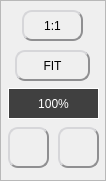
   <widget class="QFrame" name="frame_zoom">
    <property name="geometry">
     <rect>
      <x>1253</x>
      <y>540</y>
      <width>106</width>
      <height>181</height>
     </rect>
    </property>
    <property name="frameShape">
     <enum>QFrame::StyledPanel</enum>
    </property>
    <property name="frameShadow">
     <enum>QFrame::Raised</enum>
    </property>
    <widget class="QPushButton" name="pushButton_zoom_plus">
     <property name="geometry">
      <rect>
       <x>58</x>
       <y>127</y>
       <width>41</width>
       <height>41</height>
      </rect>
     </property>
     <property name="cursor">
      <cursorShape>PointingHandCursor</cursorShape>
     </property>
     <property name="focusPolicy">
      <enum>Qt::NoFocus</enum>
     </property>
     <property name="toolTip">
      <string>Zoom in</string>
     </property>
     <property name="styleSheet">
      <string notr="true">QPushButton {
	background: qlineargradient(x1: 0, y1: 0, x2: 0, y2: 1,
                                      stop: 0 #FFFFFF, stop: 1 #E0E0E0);
	border-radius: 10px;
	border: 2px outset #8f8f91;
	color rgb(0,0,0);
}
QPushButton:pressed {
	border: 2px inset #8f8f91;
}
QToolTip {
    border:2px solid black;
	padding:5px;
	background-color:rgb(64,64,64);
	color:white;
	font-size: 14px;
}</string>
     </property>
     <property name="text">
      <string/>
     </property>
     <property name="icon">
      <iconset>
       <normalon>:/icons/zoom-plus.png</normalon>
      </iconset>
     </property>
     <property name="iconSize">
      <size>
       <width>32</width>
       <height>32</height>
      </size>
     </property>
    </widget>
    <widget class="QPushButton" name="pushButton_zoom_100">
     <property name="geometry">
      <rect>
       <x>22</x>
       <y>10</y>
       <width>61</width>
       <height>31</height>
      </rect>
     </property>
     <property name="cursor">
      <cursorShape>PointingHandCursor</cursorShape>
     </property>
     <property name="focusPolicy">
      <enum>Qt::NoFocus</enum>
     </property>
     <property name="toolTip">
      <string>1:1 zoom level</string>
     </property>
     <property name="styleSheet">
      <string notr="true">QPushButton {
	background: qlineargradient(x1: 0, y1: 0, x2: 0, y2: 1,
                                      stop: 0 #FFFFFF, stop: 1 #E0E0E0);
	border-radius: 10px;
	border: 2px outset #8f8f91;
	color rgb(0,0,0);
}
QPushButton:pressed {
	border: 2px inset #8f8f91;
}
QToolTip {
    border:2px solid black;
	padding:5px;
	background-color:rgb(64,64,64);
	color:white;
	font-size: 14px;
}</string>
     </property>
     <property name="text">
      <string>1:1</string>
     </property>
     <property name="icon">
      <iconset>
       <normalon>:/icons/zoom-100.png</normalon>
      </iconset>
     </property>
     <property name="iconSize">
      <size>
       <width>24</width>
       <height>24</height>
      </size>
     </property>
    </widget>
    <widget class="QPushButton" name="pushButton_zoom_minus">
     <property name="geometry">
      <rect>
       <x>8</x>
       <y>127</y>
       <width>41</width>
       <height>41</height>
      </rect>
     </property>
     <property name="cursor">
      <cursorShape>PointingHandCursor</cursorShape>
     </property>
     <property name="focusPolicy">
      <enum>Qt::NoFocus</enum>
     </property>
     <property name="toolTip">
      <string>Zoom out</string>
     </property>
     <property name="styleSheet">
      <string notr="true">QPushButton {
	background: qlineargradient(x1: 0, y1: 0, x2: 0, y2: 1,
                                      stop: 0 #FFFFFF, stop: 1 #E0E0E0);
	border-radius: 10px;
	border: 2px outset #8f8f91;
	color rgb(0,0,0);
}
QPushButton:pressed {
	border: 2px inset #8f8f91;
}
QToolTip {
    border:2px solid black;
	padding:5px;
	background-color:rgb(64,64,64);
	color:white;
	font-size: 14px;
}</string>
     </property>
     <property name="text">
      <string/>
     </property>
     <property name="icon">
      <iconset>
       <normalon>:/icons/zoom-minus.png</normalon>
      </iconset>
     </property>
     <property name="iconSize">
      <size>
       <width>32</width>
       <height>32</height>
      </size>
     </property>
    </widget>
    <widget class="QPushButton" name="pushButton_zoom_fit">
     <property name="geometry">
      <rect>
       <x>15</x>
       <y>50</y>
       <width>75</width>
       <height>31</height>
      </rect>
     </property>
     <property name="cursor">
      <cursorShape>PointingHandCursor</cursorShape>
     </property>
     <property name="focusPolicy">
      <enum>Qt::NoFocus</enum>
     </property>
     <property name="toolTip">
      <string>Fit the image to the viewport</string>
     </property>
     <property name="styleSheet">
      <string notr="true">QPushButton {
	background: qlineargradient(x1: 0, y1: 0, x2: 0, y2: 1,
                                      stop: 0 #FFFFFF, stop: 1 #E0E0E0);
	border-radius: 10px;
	border: 2px outset #8f8f91;
	color rgb(0,0,0);
}
QPushButton:pressed {
	border: 2px inset #8f8f91;
}
QToolTip {
    border:2px solid black;
	padding:5px;
	background-color:rgb(64,64,64);
	color:white;
	font-size: 14px;
}</string>
     </property>
     <property name="text">
      <string>FIT</string>
     </property>
     <property name="icon">
      <iconset>
       <normalon>:/icons/zoom.png</normalon>
      </iconset>
     </property>
     <property name="iconSize">
      <size>
       <width>24</width>
       <height>24</height>
      </size>
     </property>
    </widget>
    <widget class="QLabel" name="label_zoom">
     <property name="geometry">
      <rect>
       <x>8</x>
       <y>88</y>
       <width>91</width>
       <height>31</height>
      </rect>
     </property>
     <property name="toolTip">
      <string>Zoom level</string>
     </property>
     <property name="styleSheet">
      <string notr="true">background-color:rgb(64,64,64);border: 1px solid white;color:rgb(255,255,255);</string>
     </property>
     <property name="frameShape">
      <enum>QFrame::Box</enum>
     </property>
     <property name="frameShadow">
      <enum>QFrame::Sunken</enum>
     </property>
     <property name="text">
      <string>100%</string>
     </property>
     <property name="alignment">
      <set>Qt::AlignCenter</set>
     </property>
    </widget>
   </widget>
